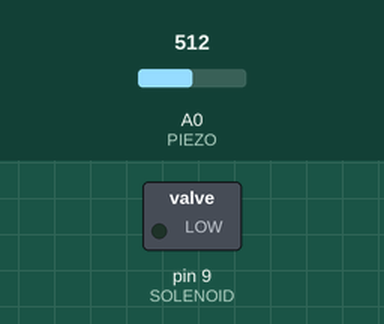
A sketch run on a simulated Arduino Uno, built with avr-gcc and run on an emulated ATmega328P. On the bench: switched loads named in the sketch (green lamp = pin HIGH). The inputs (shaded band) are chosen by the test bench; at power-on: A0 (PIEZO) = 512.

Above: at 0.1 s.
At 3.2 s:
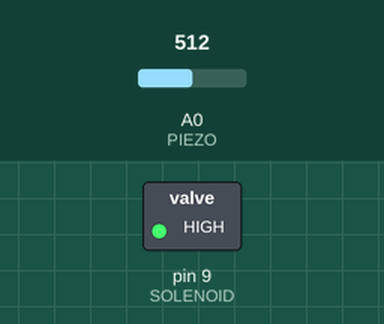
3.3 s: A0 (PIEZO) set to 5
6.3 s: A0 (PIEZO) set to 2
7.8 s: A0 (PIEZO) set to 21
At 10.3 s:
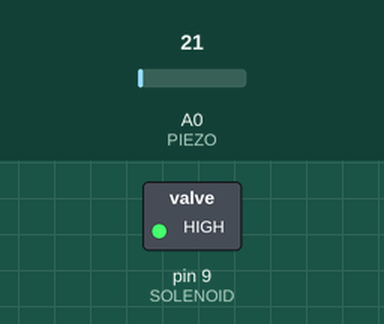
Timing chart, 0 to 15.5 s (numbered marks = the images above; inputs shaded):
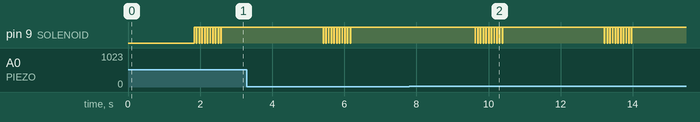

The sketch:

rebound.ino
```cpp
const int SOLENOID = 9;

const int MAX_TAP_LENGTH = 11;

unsigned int taps[MAX_TAP_LENGTH];
unsigned char tapsIndex = 0;
unsigned long lastReadingTimestamp = 0;

typedef enum {
  WAITING,
  LISTENING,
  REPLYING
} State;

State state;

void setup() {
  pinMode(SOLENOID, OUTPUT);

  state = WAITING;
}

void loop() {
  switch (state) {
    case WAITING:
      manageWaiting();
      break;

    case LISTENING:
      manageListening();
      break;

    case REPLYING:
      manageReplying();
      break;
  }

  endListeningOnTooManyTaps();
  endListeningOnTimeout();
}

void manageWaiting() {
  if (validReading()) {
    registerTap();
    state = LISTENING;
  }
}

void manageListening() {
  if (validReading()) {
    registerTap();
  }
}

void endListeningOnTooManyTaps() {
  if (tapsIndex == MAX_TAP_LENGTH) {
    state = REPLYING;
  }
}

void endListeningOnTimeout() {
  const int TAP_TIMEOUT_IN_MILLISECONDS = 2000;

  if (state == LISTENING) {
    if (millis() > lastReadingTimestamp + TAP_TIMEOUT_IN_MILLISECONDS) {
      state = REPLYING;
    }
  }
}

void registerTap() {
  unsigned long now = millis();

  taps[tapsIndex++] = now - (tapsIndex ? taps[0] : 0);
  lastReadingTimestamp = now;

  delay(75);
}

boolean validReading() {
  const int PIEZO = A0;
  const int TAP_READING_THRESHOLD = 3;

  return analogRead(PIEZO) > TAP_READING_THRESHOLD;
}

void manageReplying() {
  playBack();
  reset();
}

void reset() {
  for (int i = 0; i < MAX_TAP_LENGTH; i++) {
    taps[i] = 0;
  }

  tapsIndex = 0;
  state = WAITING;

  delay(1000);
}

void playBack() {
  delay(1000);
  unsigned long start = millis();
  int i = 0;
  while (i < tapsIndex) {
    while (millis() < start + (i == 0 ? 0 : taps[i])) {
      ;
    }

    knock();
    i++;
  }
}

void knock() {
  digitalWrite(SOLENOID, LOW);
  delay(12);
  digitalWrite(SOLENOID, HIGH);
}
```

Measured:
- after the input at 6.3 s, every drawn part: stays the same
- after the input at 7.8 s, pin 9 (SOLENOID): goes 10 × (LOW 0.01 s, HIGH 0.06 s), LOW 0.01 s, HIGH 2.8 s, 10 × (LOW 0.01 s, HIGH 0.06 s), LOW 0.01 s, then HIGH, starting after 1.8 s
